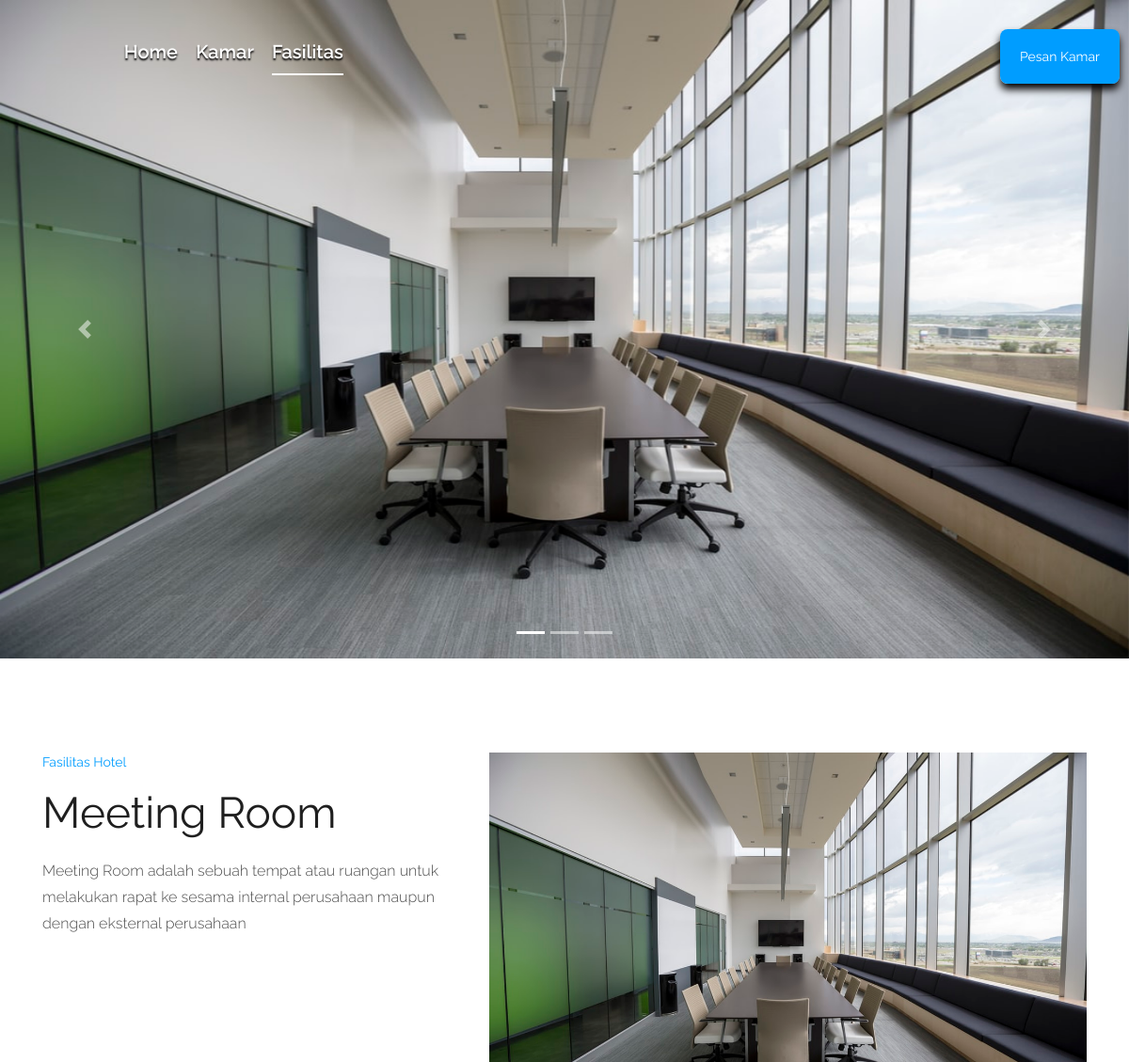
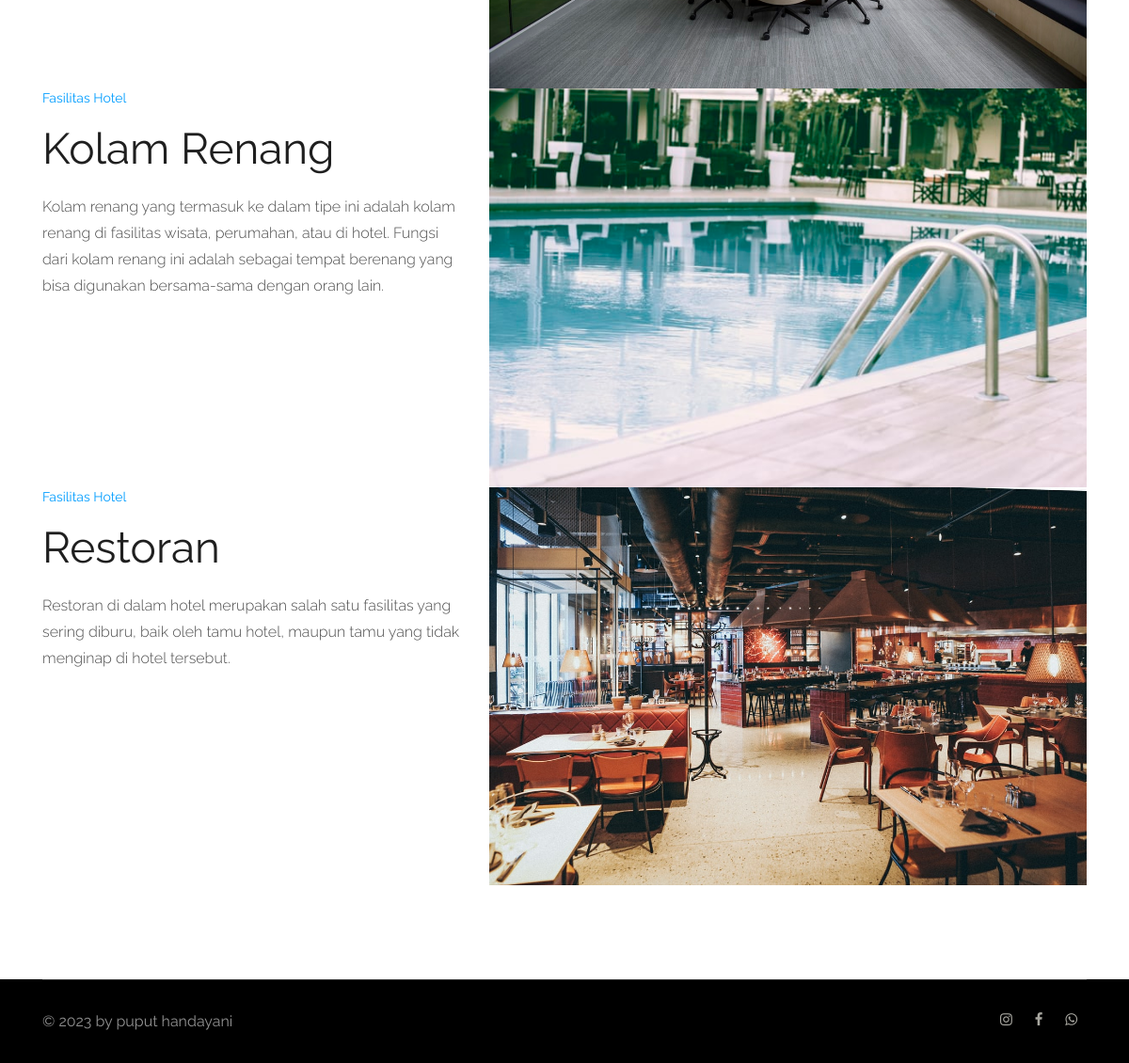
Page /fasilitas.php on the committed database (2 pictures, top to bottom).
### tables this page shows
CREATE TABLE `fasilitas` (
  `id_fasilitas` int(15) NOT NULL,
  `nama_fasilitas` varchar(30) NOT NULL,
  `ket_fasilitas` text NOT NULL,
  `gambar_fasilitas` varchar(60) NOT NULL
);

### fasilitas.php (the view, shortened to what this page needs)
<!doctype html>
<html class="no-js" lang="zxx">
<head>
    <link rel="stylesheet" href="template1/css/bootstrap.min.css">
    <link rel="stylesheet" href="template1/css/owl.carousel.min.css">
    <link rel="stylesheet" href="template1/css/magnific-popup.css">
    <link rel="stylesheet" href="template1/css/font-awesome.min.css">
    <link rel="stylesheet" href="template1/css/themify-icons.css">
    <link rel="stylesheet" href="template1/css/nice-select.css">
    <link rel="stylesheet" href="template1/css/flaticon.css">
    <link rel="stylesheet" href="template1/css/gijgo.css">
    <link rel="stylesheet" href="template1/css/animate.css">
    <link rel="stylesheet" href="template1/css/slicknav.css">
    <link rel="stylesheet" href="template1/css/style.css">
</head>
<body>
    <header>
        <div class="header-area ">
            <div id="sticky-header bg-primary" class="main-header-area">
                <div class="container-fluid p-0">
                    <div class="row align-items-center no-gutters">
                        <div class="col-xl-5 col-lg-6">
                            <div class="main-menu  d-none d-lg-block">
                                <nav>
                                    <ul id="navigation">
                                        <ul id="navigation">
                                        <li><a href="index.php" style="font-size: 20px; text-shadow: 0px 2px 2px black; rgb(10,4,2,3.10)">home</a></li>
                                        <li><a href="kamar.php" style="font-size: 20px; text-shadow: 0px 2px 2px black; rgb(10,4,2,3.10)">kamar</a></li>
                                        <li><a class="active" href="fasilitas.php" style="font-size: 20px; text-shadow: 0px 2px 2px black; rgb(10,4,2,3.10)">fasilitas</a></li>
                                    </ul>
                                </nav>
                            </div>
                        </div>
                        <div class="col-xl-5 col-lg-4 d-none d-lg-block">
                            <div class="book_room">
                                <div class="book_btn d-none d-lg-block">
                                    <a class="popup-with-form" href="#test-form" style="border-radius: 8px; padding: 20px; box-shadow: 0 6px 8px 0 rgba(2,1,2,3.3)">Pesan Kamar</a>
                                </div>
                            </div>
                        </div>
                    </div>
                </div>
            </div>
        </div>
    </header>
    <div id="carouselExampleAutoplaying" class="carousel slide" data-ride="carousel">
                    <ol class="carousel-indicators">
                      <li data-target="#carouselExampleIndicators" data-slide-to="0" class="active"></li>
                      <li data-target="#carouselExampleIndicators" data-slide-to="1"></li>
                      <li data-target="#carouselExampleIndicators" data-slide-to="2"></li>
                    </ol>
                    <div class="carousel-inner">
                      <div class="carousel-item active">
                        <img class="d-block w-100" src="img/fasilitas/meeting-room.jpg" alt="First slide" width="1000" height="700">
                      </div>
                      </div>
                    <a class="carousel-control-prev" href="#carouselExampleAutoplaying" role="button" data-slide="prev">
                    <span class="carousel-control-prev-icon" aria-hidden="true"></span>
                </a>
                <a class="carousel-control-next" href="#carouselExampleAutoplaying" role="button" data-slide="next">
                    <span class="carousel-control-next-icon" aria-hidden="true"></span>
                </a>
                </div>
    <div class="about_area">
        <div class="container">
            <?php
            include('koneksi.php');
            $query = mysqli_query($koneksi,"SELECT * FROM fasilitas");
            while($row = mysqli_fetch_array($query)){
            ?>
            <div class="row">
                <div class="col-xl-5 col-lg-5">
                    <div class="about_info">
                        <div class="section_title mb-20px">
                            <span>Fasilitas Hotel</span>
                            <h3><?php echo $row ['nama_fasilitas'] ?> <br></h3>
                        </div>
                        <p> <?php echo $row ['ket_fasilitas'] ?></p>
                    </div>
                </div>
                <div class="col-xl-7 col-lg-7">
                    <div class="about_thumb d-flex">
                        <div class="img_1">
                            <img src="img/<?php echo $row["gambar_fasilitas"]; ?>"alt="">
                        </div>
                    </div>
                </div>
            </div>
             <?php } ?>
        </div>
    </div>
    <footer class="footer" >
        <div class="copy-right_text">
            <div class="container">
                <div class="footer_border"></div>
                <div class="row">
                    <div class="col-xl-8 col-md-7 col-lg-9">
                        <p class="copy_right">
                                </script>© 2023 by puput handayani</a>
                        </p>
                    </div>
                    <div class="col-xl-4 col-md-5 col-lg-3">
                        <div class="socail_links">
                            <ul>
                                <li>
                                    <a href="#">
                                    <a href="https://instagram.com/puputndyhii/">
                                <i class="fa fa-instagram"></i>
                                <a href="https://facebook.com/puput hndyni/">
                                <i class="fa fa-facebook"></i>
                                <a href="https://whatsapp.com/081387272981/">
                                <i class="fa fa-whatsapp"></i>
                                    </a>
                                </li>
                            </ul>
                        </div>
                    </div>
                </div>
            </div>
        </div>
    </footer>
</body>
</html>

### template1/css/style.css (style rules this page uses)
body { font-family:'Raleway', sans-serif;font-weight:normal;font-style:normal }
a,.button { -webkit-transition:.3s;-moz-transition:.3s;-o-transition:.3s;transition:.3s }
a,button { color:#1F1F1F;outline:medium none }
h1,h2,h3,h4,h5 { font-family:'Raleway', sans-serif;color:#1F1F1F }
ul { margin:0px;padding:0px }
li { list-style:none }
p { font-size:16px;font-weight:300;line-height:28px;color:#4D4D4D;margin-bottom:13px;font-family:'Raleway', sans-serif }
*::placeholder { color:#cccccc;font-size:14px;opacity:1 }
h3 { font-size:24px }
.mb-20px { margin-bottom:20px }
.section_title span { color:#009DFF;font-size:14px;font-weight:400;margin-bottom:15px;display:block }
.section_title h3 { font-size:46px;font-weight:400;line-height:56px;color:#1F1F1F }
.slicknav_menu .slicknav_nav { background:#fff;float:right;margin-top:0;padding:0;width:95%;padding:0;border-radius:0px;margin-top:5px;position:absolute;left:0;right:0;margin:auto;top:11px }
.slicknav_menu .slicknav_nav a.active { color:#009DFF }
.header-area { position:absolute;left:0;right:0;width:100%;top:0;z-index:9;padding-top:28px }
.header-area .main-header-area { padding:0 150px }
@media (min-width: 992px) and (max-width: 1200px) { .header-area .main-header-area { padding:0 20px } }
@media (min-width: 1200px) and (max-width: 1500px) { .header-area .main-header-area { padding:0 10px } }
.header-area .main-header-area .book_room { display:-webkit-box;display:-moz-box;display:-ms-flexbox;display:-webkit-flex;display:flex;-webkit-align-items:center;-moz-align-items:center;-ms-align-items:center;align-items:center;-webkit-justify-content:flex-end;-moz-justify-content:flex-end;-ms-justify-content:flex-end;justify-content:flex-end;-ms-flex-pack:flex-end }
.header-area .main-header-area .book_room .book_btn { margin-left:30px }
.header-area .main-header-area .book_room .book_btn a { background:#009DFF;padding:12px 26px;font-size:14px;font-weight:400;border:1px solid transparent;color:#fff }
.header-area .main-header-area .main-menu { text-align:center;padding:12px 0 }
.header-area .main-header-area .main-menu ul li { display:inline-block;position:relative;margin-right:50px }
@media (min-width: 992px) and (max-width: 1200px) { .header-area .main-header-area .main-menu ul li { margin-right:20px } }
@media (min-width: 1200px) and (max-width: 1500px) { .header-area .main-header-area .main-menu ul li { margin-right:15px } }
.header-area .main-header-area .main-menu ul li a { color:#fff;font-size:16px;text-transform:capitalize;font-weight:600;display:inline-block;padding:0px 0px 10px 0px;font-family:"Raleway",sans-serif;position:relative;text-transform:capitalize }
@media (min-width: 992px) and (max-width: 1200px) { .header-area .main-header-area .main-menu ul li a { font-size:15px } }
@media (min-width: 1200px) and (max-width: 1500px) { .header-area .main-header-area .main-menu ul li a { font-size:15px } }
.header-area .main-header-area .main-menu ul li a::before { position:absolute;content:"";background:#fff;width:100%;height:2px;bottom:0;left:0;opacity:0;transform:scaleX(0);-webkit-transition:.3s;-moz-transition:.3s;-o-transition:.3s;transition:.3s }
.header-area .main-header-area .main-menu ul li a.active::before { opacity:1;transform:scaleX(1) }
.header-area .main-header-area .main-menu ul li:first-child a { padding-left:0 }
.about_area { padding-top:200px;padding-bottom:100px }
@media (min-width: 992px) and (max-width: 1200px) { .about_area { padding-top:100px;padding-bottom:100px } }
.about_area .about_info p { font-size:16px;line-height:28px;font-size:16px;line-height:28px;margin-top:0;margin-bottom:47px }
.about_area .about_thumb { -webkit-justify-content:flex-end;-moz-justify-content:flex-end;-ms-justify-content:flex-end;justify-content:flex-end;-ms-flex-pack:flex-end }
.about_area .about_thumb img { width:100% }
.footer { background:#000 }
.footer .copy-right_text { padding-bottom:30px }
.footer .copy-right_text .footer_border { border-top:1px solid rgba(255,255,255,0.2);padding-bottom:30px }
.footer .copy-right_text .copy_right { font-size:16px;color:#919191;margin-bottom:0;font-weight:400 }
.footer .copy-right_text .socail_links { text-align:right }
.footer .copy-right_text .socail_links ul li { display:inline-block }
.footer .copy-right_text .socail_links ul li a { color:#A8A7A0;margin:0 10px;font-size:15px }
h1,h2,h3,h4,h5,h6 { line-height:1.2em }

### rows in the picture
fasilitas: nama_fasilitas "Meeting Room", ket_fasilitas "Meeting Room adalah sebuah tempat atau ruangan untuk melakukan rapat ke sesama internal perusahaan maupun dengan eksternal perusahaan", gambar_fasilitas (picture)
fasilitas: nama_fasilitas "Kolam Renang", ket_fasilitas "Kolam renang yang termasuk ke dalam tipe ini adalah kolam renang di fasilitas wisata, perumahan, atau di hotel. Fungsi dari kolam renang ini adalah sebagai tempat berenang yang bisa digunakan bersama-sama dengan orang lain.", gambar_fasilitas (picture)
fasilitas: nama_fasilitas "Restoran", ket_fasilitas "Restoran di dalam hotel merupakan salah satu fasilitas yang sering diburu, baik oleh tamu hotel, maupun tamu yang tidak menginap di hotel tersebut.", gambar_fasilitas (picture)
